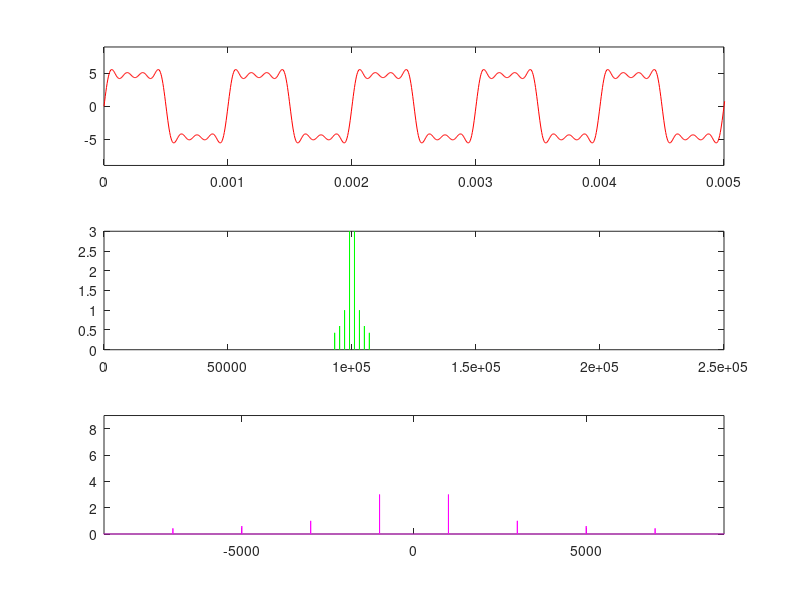

Write MATLAB code to recreate this figure.
clc
close all

A = 6;
fm = 1000;                              % Frequência do seno
N = 200;                                % Fator de superamostragem
fs = N*fm;                              % Frequência de amostragem
num_periodos = 1000;                    % Número de períodos
t_final = num_periodos*(1/fm);          % Dois períodos
Ts = 1/fs;                              % Tempo de amostragem 
t = 0:Ts:t_final;                       % Vetor tempo

subplot(3,1,1)
y = A*sin(2*pi*fm.*t)+(A/3)*sin(2*pi*3*fm.*t)+(A/5)*sin(2*pi*5*fm.*t)+(A/7)*sin(2*pi*7*fm.*t);
plot(t,y,'r');
axis([0 t_final/200 -1.5*A 1.5*A])      % Janela de visualização até o primeiro período 

subplot(3,1,2)
Y = fft(y)/length(y);                   % Transformada de Fourier (Dividindo o sinal pelo comprimento do vetor
plot(abs(fftshift(Y)),'g');             % Módulo e deslocamento da janela de visualização

subplot(3,1,3)
f_passo = 1/t_final;                    % t_final é responsável por limitar o sinal
f = -fs/2:f_passo:fs/2;                 % Eixo da frequência
plot(f,abs(fftshift(Y)),'m');
axis([-9*fm 9*fm 0 1.5*A]);





